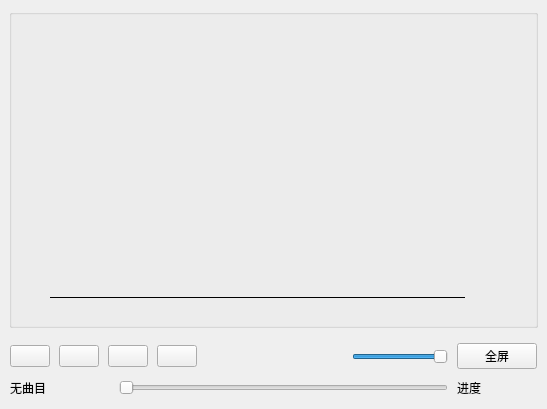
<?xml version="1.0" encoding="UTF-8"?>
<ui version="4.0">
 <class>MainWindow</class>
 <widget class="QMainWindow" name="MainWindow">
  <property name="geometry">
   <rect>
    <x>0</x>
    <y>0</y>
    <width>547</width>
    <height>409</height>
   </rect>
  </property>
  <property name="windowTitle">
   <string>MainWindow</string>
  </property>
  <widget class="QWidget" name="centralwidget">
   <layout class="QGridLayout" name="gridLayout">
    <item row="0" column="0">
     <widget class="QGroupBox" name="groupBox">
      <property name="title">
       <string/>
      </property>
      <layout class="QVBoxLayout" name="verticalLayout">
       <property name="spacing">
        <number>1</number>
       </property>
       <property name="leftMargin">
        <number>1</number>
       </property>
       <property name="topMargin">
        <number>1</number>
       </property>
       <property name="rightMargin">
        <number>1</number>
       </property>
       <property name="bottomMargin">
        <number>1</number>
       </property>
       <item>
        <widget class="QmyVideoWidget" name="videoWidget" native="true"/>
       </item>
      </layout>
     </widget>
    </item>
    <item row="1" column="0">
     <widget class="QWidget" name="widget" native="true">
      <property name="minimumSize">
       <size>
        <width>0</width>
        <height>35</height>
       </size>
      </property>
      <property name="maximumSize">
       <size>
        <width>16777215</width>
        <height>25</height>
       </size>
      </property>
      <layout class="QHBoxLayout" name="horizontalLayout">
       <property name="spacing">
        <number>9</number>
       </property>
       <property name="leftMargin">
        <number>1</number>
       </property>
       <property name="topMargin">
        <number>1</number>
       </property>
       <property name="rightMargin">
        <number>1</number>
       </property>
       <property name="bottomMargin">
        <number>1</number>
       </property>
       <item>
        <widget class="QPushButton" name="btnAdd">
         <property name="text">
          <string/>
         </property>
         <property name="icon">
          <iconset>
           <normaloff>:/images/images/001.GIF</normaloff>:/images/images/001.GIF</iconset>
         </property>
        </widget>
       </item>
       <item>
        <widget class="QPushButton" name="btnPlay">
         <property name="text">
          <string/>
         </property>
         <property name="icon">
          <iconset>
           <normaloff>:/images/images/620.bmp</normaloff>:/images/images/620.bmp</iconset>
         </property>
        </widget>
       </item>
       <item>
        <widget class="QPushButton" name="btnPause">
         <property name="text">
          <string/>
         </property>
         <property name="icon">
          <iconset>
           <normaloff>:/images/images/622.bmp</normaloff>:/images/images/622.bmp</iconset>
         </property>
        </widget>
       </item>
       <item>
        <widget class="QPushButton" name="btnStop">
         <property name="text">
          <string/>
         </property>
         <property name="icon">
          <iconset>
           <normaloff>:/images/images/624.bmp</normaloff>:/images/images/624.bmp</iconset>
         </property>
        </widget>
       </item>
       <item>
        <spacer name="horizontalSpacer">
         <property name="orientation">
          <enum>Qt::Horizontal</enum>
         </property>
         <property name="sizeHint" stdset="0">
          <size>
           <width>40</width>
           <height>20</height>
          </size>
         </property>
        </spacer>
       </item>
       <item>
        <widget class="QPushButton" name="btnSound">
         <property name="text">
          <string/>
         </property>
         <property name="icon">
          <iconset>
           <normaloff>:/images/images/volumn.bmp</normaloff>:/images/images/volumn.bmp</iconset>
         </property>
         <property name="flat">
          <bool>true</bool>
         </property>
        </widget>
       </item>
       <item>
        <widget class="QSlider" name="sliderVolumn">
         <property name="maximum">
          <number>100</number>
         </property>
         <property name="value">
          <number>100</number>
         </property>
         <property name="orientation">
          <enum>Qt::Horizontal</enum>
         </property>
        </widget>
       </item>
       <item>
        <widget class="QPushButton" name="pushButton">
         <property name="text">
          <string>全屏</string>
         </property>
         <property name="icon">
          <iconset>
           <normaloff>:/images/images/237.GIF</normaloff>:/images/images/237.GIF</iconset>
         </property>
        </widget>
       </item>
      </layout>
     </widget>
    </item>
    <item row="2" column="0">
     <widget class="QWidget" name="widget_2" native="true">
      <property name="maximumSize">
       <size>
        <width>16777215</width>
        <height>25</height>
       </size>
      </property>
      <layout class="QHBoxLayout" name="horizontalLayout_2">
       <property name="spacing">
        <number>9</number>
       </property>
       <property name="leftMargin">
        <number>1</number>
       </property>
       <property name="topMargin">
        <number>1</number>
       </property>
       <property name="rightMargin">
        <number>1</number>
       </property>
       <property name="bottomMargin">
        <number>1</number>
       </property>
       <item>
        <widget class="QLabel" name="LabCurMedia">
         <property name="minimumSize">
          <size>
           <width>100</width>
           <height>0</height>
          </size>
         </property>
         <property name="text">
          <string>无曲目</string>
         </property>
        </widget>
       </item>
       <item>
        <widget class="QSlider" name="sliderPosition">
         <property name="tracking">
          <bool>false</bool>
         </property>
         <property name="orientation">
          <enum>Qt::Horizontal</enum>
         </property>
        </widget>
       </item>
       <item>
        <widget class="QLabel" name="LabRatio">
         <property name="minimumSize">
          <size>
           <width>80</width>
           <height>0</height>
          </size>
         </property>
         <property name="text">
          <string>进度</string>
         </property>
        </widget>
       </item>
      </layout>
     </widget>
    </item>
   </layout>
   <widget class="Line" name="line">
    <property name="geometry">
     <rect>
      <x>50</x>
      <y>296</y>
      <width>415</width>
      <height>3</height>
     </rect>
    </property>
    <property name="frameShadow">
     <enum>QFrame::Plain</enum>
    </property>
    <property name="orientation">
     <enum>Qt::Horizontal</enum>
    </property>
   </widget>
  </widget>
 </widget>
 <customwidgets>
  <customwidget>
   <class>QmyVideoWidget</class>
   <extends>QWidget</extends>
   <header location="global">qmyvideowidget.h</header>
   <container>1</container>
  </customwidget>
 </customwidgets>
 <resources/>
 <connections/>
</ui>
